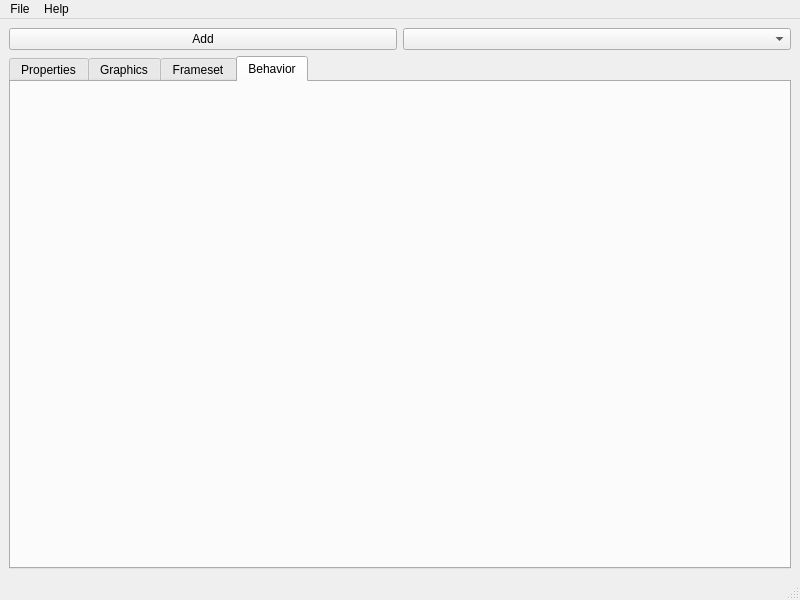
<?xml version="1.0" encoding="UTF-8"?>
<ui version="4.0">
 <class>MainWindow</class>
 <widget class="QMainWindow" name="MainWindow">
  <property name="geometry">
   <rect>
    <x>0</x>
    <y>0</y>
    <width>800</width>
    <height>600</height>
   </rect>
  </property>
  <property name="windowTitle">
   <string>MainWindow</string>
  </property>
  <widget class="QWidget" name="centralwidget">
   <layout class="QVBoxLayout" name="verticalLayout_3">
    <item>
     <layout class="QVBoxLayout" name="verticalLayout_2">
      <item>
       <layout class="QHBoxLayout" name="horizontalLayout">
        <item>
         <widget class="QPushButton" name="addEnemyPushButton">
          <property name="text">
           <string>Add</string>
          </property>
         </widget>
        </item>
        <item>
         <widget class="QComboBox" name="selectEnemyComboBox"/>
        </item>
       </layout>
      </item>
     </layout>
    </item>
    <item>
     <widget class="QTabWidget" name="tabWidget">
      <property name="currentIndex">
       <number>3</number>
      </property>
      <widget class="QWidget" name="tab_3">
       <attribute name="title">
        <string>Properties</string>
       </attribute>
       <layout class="QGridLayout" name="gridLayout_2">
        <item row="0" column="0">
         <layout class="QGridLayout" name="gridLayout">
          <item row="1" column="1">
           <widget class="QComboBox" name="comboBox_2"/>
          </item>
          <item row="3" column="0">
           <widget class="QLabel" name="label_4">
            <property name="text">
             <string>Shield:</string>
            </property>
           </widget>
          </item>
          <item row="2" column="1">
           <widget class="QSpinBox" name="spinBox_3"/>
          </item>
          <item row="5" column="1">
           <widget class="QDoubleSpinBox" name="doubleSpinBox_4"/>
          </item>
          <item row="1" column="0">
           <widget class="QLabel" name="label_3">
            <property name="text">
             <string>Type:</string>
            </property>
           </widget>
          </item>
          <item row="4" column="1">
           <layout class="QGridLayout" name="gridLayout_3">
            <item row="0" column="0">
             <widget class="QLabel" name="label_7">
              <property name="text">
               <string>Horizontal:</string>
              </property>
             </widget>
            </item>
            <item row="2" column="0">
             <widget class="QLabel" name="label_9">
              <property name="text">
               <string>Jump:</string>
              </property>
             </widget>
            </item>
            <item row="1" column="0">
             <widget class="QLabel" name="label_8">
              <property name="text">
               <string>Vertical:</string>
              </property>
             </widget>
            </item>
            <item row="0" column="1">
             <widget class="QDoubleSpinBox" name="doubleSpinBox"/>
            </item>
            <item row="1" column="1">
             <widget class="QDoubleSpinBox" name="doubleSpinBox_2"/>
            </item>
            <item row="2" column="1">
             <widget class="QDoubleSpinBox" name="doubleSpinBox_3"/>
            </item>
           </layout>
          </item>
          <item row="3" column="1">
           <widget class="QComboBox" name="comboBox_3"/>
          </item>
          <item row="4" column="0">
           <widget class="QLabel" name="label_5">
            <property name="text">
             <string>Speed:</string>
            </property>
           </widget>
          </item>
          <item row="0" column="1">
           <widget class="QLineEdit" name="enemyNameLineEdit"/>
          </item>
          <item row="2" column="0">
           <widget class="QLabel" name="label_2">
            <property name="text">
             <string>HP:</string>
            </property>
           </widget>
          </item>
          <item row="0" column="0">
           <widget class="QLabel" name="label">
            <property name="text">
             <string>Name:</string>
            </property>
           </widget>
          </item>
          <item row="5" column="0">
           <widget class="QLabel" name="label_6">
            <property name="text">
             <string>Range:</string>
            </property>
           </widget>
          </item>
          <item row="6" column="0">
           <spacer name="verticalSpacer_3">
            <property name="orientation">
             <enum>Qt::Vertical</enum>
            </property>
            <property name="sizeHint" stdset="0">
             <size>
              <width>20</width>
              <height>40</height>
             </size>
            </property>
           </spacer>
          </item>
         </layout>
        </item>
       </layout>
      </widget>
      <widget class="QWidget" name="tab_4">
       <attribute name="title">
        <string>Graphics</string>
       </attribute>
       <layout class="QGridLayout" name="gridLayout_4">
        <item row="0" column="0">
         <layout class="QHBoxLayout" name="horizontalLayout_2">
          <item>
           <layout class="QGridLayout" name="gridLayout_6">
            <property name="rightMargin">
             <number>0</number>
            </property>
            <item row="1" column="1">
             <layout class="QGridLayout" name="gridLayout_7">
              <item row="0" column="0">
               <widget class="QLabel" name="label_12">
                <property name="text">
                 <string>Width:</string>
                </property>
               </widget>
              </item>
              <item row="1" column="0">
               <widget class="QLabel" name="label_13">
                <property name="text">
                 <string>Heigth:</string>
                </property>
               </widget>
              </item>
              <item row="0" column="1">
               <widget class="QSpinBox" name="spinBox"/>
              </item>
              <item row="1" column="1">
               <widget class="QSpinBox" name="spinBox_2"/>
              </item>
             </layout>
            </item>
            <item row="1" column="0">
             <widget class="QLabel" name="label_11">
              <property name="text">
               <string>Size:</string>
              </property>
             </widget>
            </item>
            <item row="0" column="0">
             <widget class="QLabel" name="label_10">
              <property name="text">
               <string>File:</string>
              </property>
             </widget>
            </item>
            <item row="0" column="1">
             <widget class="QComboBox" name="comboBox"/>
            </item>
            <item row="2" column="0">
             <spacer name="verticalSpacer_2">
              <property name="orientation">
               <enum>Qt::Vertical</enum>
              </property>
              <property name="sizeHint" stdset="0">
               <size>
                <width>20</width>
                <height>40</height>
               </size>
              </property>
             </spacer>
            </item>
           </layout>
          </item>
         </layout>
        </item>
       </layout>
      </widget>
      <widget class="QWidget" name="tab_5">
       <attribute name="title">
        <string>Frameset</string>
       </attribute>
       <layout class="QGridLayout" name="gridLayout_8">
        <item row="0" column="1">
         <widget class="QScrollArea" name="scrollArea">
          <property name="widgetResizable">
           <bool>true</bool>
          </property>
          <widget class="QWidget" name="scrollAreaWidgetContents">
           <property name="geometry">
            <rect>
             <x>0</x>
             <y>0</y>
             <width>264</width>
             <height>432</height>
            </rect>
           </property>
          </widget>
         </widget>
        </item>
        <item row="0" column="0">
         <layout class="QHBoxLayout" name="horizontalLayout_3">
          <item>
           <layout class="QGridLayout" name="gridLayout_9">
            <property name="leftMargin">
             <number>10</number>
            </property>
            <property name="rightMargin">
             <number>10</number>
            </property>
            <item row="2" column="1">
             <layout class="QGridLayout" name="gridLayout_5">
              <item row="1" column="2">
               <widget class="QLabel" name="label_22">
                <property name="text">
                 <string>H:</string>
                </property>
               </widget>
              </item>
              <item row="1" column="0">
               <widget class="QLabel" name="label_21">
                <property name="text">
                 <string>W:</string>
                </property>
               </widget>
              </item>
              <item row="0" column="0">
               <widget class="QLabel" name="label_19">
                <property name="text">
                 <string>X:</string>
                </property>
               </widget>
              </item>
              <item row="0" column="1">
               <widget class="QSpinBox" name="spinBox_5"/>
              </item>
              <item row="0" column="2">
               <widget class="QLabel" name="label_20">
                <property name="text">
                 <string>Y:</string>
                </property>
               </widget>
              </item>
              <item row="1" column="1">
               <widget class="QSpinBox" name="spinBox_6"/>
              </item>
              <item row="0" column="3">
               <widget class="QSpinBox" name="spinBox_7"/>
              </item>
              <item row="1" column="3">
               <widget class="QSpinBox" name="spinBox_8"/>
              </item>
             </layout>
            </item>
            <item row="3" column="0">
             <widget class="QLabel" name="label_18">
              <property name="text">
               <string>Vulnerable Box:</string>
              </property>
             </widget>
            </item>
            <item row="0" column="1">
             <widget class="QComboBox" name="comboBox_4"/>
            </item>
            <item row="1" column="0">
             <widget class="QLabel" name="label_15">
              <property name="text">
               <string>Frames:</string>
              </property>
             </widget>
            </item>
            <item row="3" column="1">
             <layout class="QGridLayout" name="gridLayout_10">
              <item row="0" column="2">
               <widget class="QLabel" name="label_24">
                <property name="text">
                 <string>Y:</string>
                </property>
               </widget>
              </item>
              <item row="0" column="0">
               <widget class="QLabel" name="label_23">
                <property name="text">
                 <string>X:</string>
                </property>
               </widget>
              </item>
              <item row="1" column="2">
               <widget class="QLabel" name="label_26">
                <property name="text">
                 <string>H:</string>
                </property>
               </widget>
              </item>
              <item row="1" column="0">
               <widget class="QLabel" name="label_25">
                <property name="text">
                 <string>W:</string>
                </property>
               </widget>
              </item>
              <item row="0" column="1">
               <widget class="QSpinBox" name="spinBox_9"/>
              </item>
              <item row="0" column="3">
               <widget class="QSpinBox" name="spinBox_10"/>
              </item>
              <item row="1" column="1">
               <widget class="QSpinBox" name="spinBox_11"/>
              </item>
              <item row="1" column="3">
               <widget class="QSpinBox" name="spinBox_12"/>
              </item>
             </layout>
            </item>
            <item row="2" column="0">
             <widget class="QLabel" name="label_17">
              <property name="text">
               <string>Hitbox:</string>
              </property>
             </widget>
            </item>
            <item row="0" column="0">
             <widget class="QLabel" name="label_14">
              <property name="text">
               <string>Type:</string>
              </property>
             </widget>
            </item>
            <item row="1" column="1">
             <layout class="QVBoxLayout" name="verticalLayout">
              <item>
               <layout class="QHBoxLayout" name="horizontalLayout_5">
                <property name="topMargin">
                 <number>0</number>
                </property>
                <item>
                 <widget class="QPushButton" name="pushButton">
                  <property name="text">
                   <string>Add</string>
                  </property>
                 </widget>
                </item>
                <item>
                 <widget class="QPushButton" name="pushButton_2">
                  <property name="text">
                   <string>Remove</string>
                  </property>
                 </widget>
                </item>
                <item>
                 <widget class="QPushButton" name="pushButton_3">
                  <property name="text">
                   <string>Up</string>
                  </property>
                 </widget>
                </item>
                <item>
                 <widget class="QPushButton" name="pushButton_4">
                  <property name="text">
                   <string>Down</string>
                  </property>
                 </widget>
                </item>
               </layout>
              </item>
              <item>
               <widget class="QListWidget" name="listWidget"/>
              </item>
              <item>
               <layout class="QHBoxLayout" name="horizontalLayout_6">
                <property name="topMargin">
                 <number>0</number>
                </property>
                <item>
                 <widget class="QLabel" name="label_16">
                  <property name="text">
                   <string>Frame Duration:</string>
                  </property>
                 </widget>
                </item>
                <item>
                 <widget class="QSpinBox" name="spinBox_4"/>
                </item>
               </layout>
              </item>
              <item>
               <layout class="QHBoxLayout" name="horizontalLayout_7">
                <property name="topMargin">
                 <number>0</number>
                </property>
                <item>
                 <widget class="QCheckBox" name="checkBox">
                  <property name="text">
                   <string>Is Attack Frame</string>
                  </property>
                 </widget>
                </item>
               </layout>
              </item>
             </layout>
            </item>
            <item row="4" column="0">
             <spacer name="verticalSpacer">
              <property name="orientation">
               <enum>Qt::Vertical</enum>
              </property>
              <property name="sizeHint" stdset="0">
               <size>
                <width>20</width>
                <height>40</height>
               </size>
              </property>
             </spacer>
            </item>
           </layout>
          </item>
         </layout>
        </item>
       </layout>
      </widget>
      <widget class="QWidget" name="tab">
       <attribute name="title">
        <string>Behavior</string>
       </attribute>
      </widget>
     </widget>
    </item>
   </layout>
  </widget>
  <widget class="QMenuBar" name="menubar">
   <property name="geometry">
    <rect>
     <x>0</x>
     <y>0</y>
     <width>800</width>
     <height>27</height>
    </rect>
   </property>
   <widget class="QMenu" name="menuFile">
    <property name="title">
     <string>File</string>
    </property>
    <addaction name="actionSave"/>
    <addaction name="actionQuit"/>
   </widget>
   <widget class="QMenu" name="menuHelp">
    <property name="title">
     <string>Help</string>
    </property>
    <addaction name="actionAbout"/>
   </widget>
   <addaction name="menuFile"/>
   <addaction name="menuHelp"/>
  </widget>
  <widget class="QStatusBar" name="statusbar"/>
  <action name="actionSave">
   <property name="text">
    <string>Save</string>
   </property>
  </action>
  <action name="actionQuit">
   <property name="text">
    <string>Quit</string>
   </property>
  </action>
  <action name="actionAbout">
   <property name="text">
    <string>About</string>
   </property>
  </action>
 </widget>
 <resources/>
 <connections/>
</ui>
